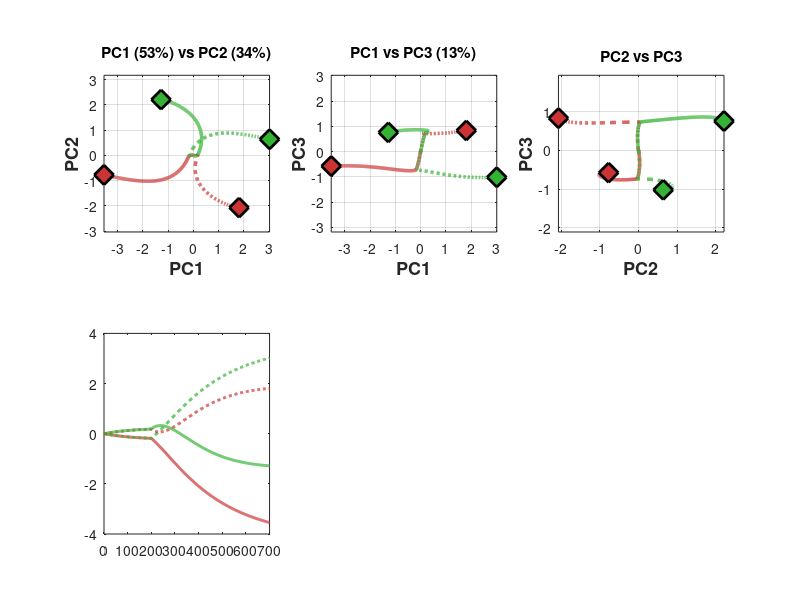

Reproduce this figure in MATLAB. (Note: this script raises an error after producing the figure.)
% XOR Model - Two Linear Dynamical Systems (No Cheating!)
% Context switches between two different J matrices
% Each J has its own color→choice mapping

%% Parameters
N = 100;
tau = 50;
dt = 1;
T_total = 700;
T_color_onset = 200;

%% Build base dynamics

[Q, ~] = qr(randn(N, N));

Lambda_base = zeros(N, N);
Lambda_base(1,1) = 0.4;  % Context - weaker (more decay)
Lambda_base(2,2) = 0.4;  % Color - even weaker (transient)
Lambda_base(3,3) = 0.7;  % Choice (stable, strong)
for i = 4:N
    Lambda_base(i,i) = 0.1 + 0.1*rand();
end

J_base = Q * Lambda_base * Q';

%% Add nonnormality for transient amplification

% Add off-diagonal terms to create nonnormal structure
% This allows transient growth even with stable eigenvalues
nonnormal_strength = 0.15;

% Create nonnormal coupling in the 3D subspace
J_nonnormal = zeros(N, N);

% Context can transiently drive color (context→color)
J_nonnormal(2,1) = nonnormal_strength;

% Color can transiently drive context back (color→context)  
J_nonnormal(1,2) = -nonnormal_strength * 0.5;

% Choice can feed back to color (choice→color)
J_nonnormal(2,3) = nonnormal_strength * 0.3;

% ACTIVE SUPPRESSION: Choice suppresses context and color
J_nonnormal(1,3) = -nonnormal_strength * 0.8;  % Choice → -Context (strong suppression)
J_nonnormal(2,3) = J_nonnormal(2,3) - nonnormal_strength * 0.6;  % Choice → -Color (moderate suppression)

% Transform to neural space
J_nonnormal_full = Q * J_nonnormal * Q';
J_base = J_base + J_nonnormal_full;

fprintf('Added nonnormal dynamics with choice suppression of context/color\n');

%% Build two different systems with different color→choice coupling

coupling_strength = .5;  % Strong coupling amplifies choice

% System 1 (T1): Red→Left, Green→Right
% Color drives choice NEGATIVELY
J1_coupling = zeros(N, N);
% When color is positive (Red), choice goes negative (Left)
% When color is negative (Green), choice goes positive (Right)
color_dir = Q(:,2);
choice_dir = Q(:,3);
J1_coupling_matrix = -coupling_strength * (choice_dir * color_dir');
J1 = J_base + J1_coupling_matrix;

% System 2 (T2): Red→Right, Green→Left  
% Color drives choice POSITIVELY
J2_coupling_matrix = +coupling_strength * (choice_dir * color_dir');
J2 = J_base + J2_coupling_matrix;

fprintf('Built two linear systems:\n');
fprintf('  J1 (T1): Color → -Choice (Red→Left, Green→Right)\n');
fprintf('  J2 (T2): Color → +Choice (Red→Right, Green→Left)\n');

%% Build inputs

B_context = Q(:,1);
B_color = Q(:,2);

I0_context = .5;  % Weak context input
I0_color = 1;    % Weak color input
% Choice becomes strong through recurrent amplification via coupling!

%% Simulate - Context selects which J!

time = 0:dt:T_total;
n_time = length(time);

configs = [1, 1, -1, -1];
colors = [1, -1, 1, -1];
all_x = zeros(N, n_time, 4);

fprintf('\nSimulating with context-dependent dynamics...\n');

for cond = 1:4
    context_sign = configs(cond);
    color_sign = colors(cond);
    
    % KEY: Select which dynamical system based on context
    if context_sign == 1
        J = J1;  % T1 system
        fprintf('Cond %d: Using J1 (T1 dynamics)\n', cond);
    else
        J = J2;  % T2 system
        fprintf('Cond %d: Using J2 (T2 dynamics)\n', cond);
    end
    
    x = zeros(N, n_time);
    x(:,1) = 0.01*randn(N,1);
    
    for t = 1:(n_time-1)
        current_time = time(t);
        
        % Inputs (same for both systems)
        input = context_sign * B_context * I0_context;
        
        if current_time >= T_color_onset
            input = input + color_sign * B_color * I0_color;
        end
        
        % Update with context-selected dynamics
        dx = (1/tau) * (-x(:,t) + J*x(:,t) + input);
        x(:,t+1) = x(:,t) + dt*dx;
    end
    
    all_x(:,:,cond) = x;
end

%% Mean-subtract
mean_traj = mean(all_x, 3);
all_x_centered = all_x - repmat(mean_traj, [1, 1, 4]);

fprintf('\nSubtracted condition-independent signal\n');

%% PCA
data_pca = [];
for cond = 1:4
    data_pca = [data_pca; all_x_centered(:,:,cond)'];
end
[coeff, ~, ~, ~, explained] = pca(data_pca);

fprintf('\nPCA Variance:\n');
for i = 1:5
    fprintf('  PC%d: %.1f%%\n', i, explained(i));
end

pc1 = zeros(n_time, 4);
pc2 = zeros(n_time, 4);
pc3 = zeros(n_time, 4);
for cond = 1:4
    proj = all_x_centered(:,:,cond)' * coeff(:,1:3);
    pc1(:,cond) = proj(:,1);
    pc2(:,cond) = proj(:,2);
    pc3(:,cond) = proj(:,3);
end

%% Visualize
labels = {'T1-Red-L', 'T1-Grn-R', 'T2-Red-R', 'T2-Grn-L'};
cols = [0.8,0.2,0.2; 0.2,0.7,0.2; 0.8,0.2,0.2; 0.2,0.7,0.2];
styles = {'-', '--', '--', '-'};

figure('Position', [100,100,1600,900]);

subplot(2,3,1);
for c = 1:4
    plot(pc1(:,c), pc2(:,c), styles{c}, 'Color', cols(c,:), 'LineWidth', 2.5);
    hold on;
    plot(pc1(end,c), pc2(end,c), 'd', 'MarkerSize', 14, ...
        'MarkerFaceColor', cols(c,:), 'MarkerEdgeColor', 'k', 'LineWidth', 2);
end
xlabel('PC1', 'FontSize', 13, 'FontWeight', 'bold');
ylabel('PC2', 'FontSize', 13, 'FontWeight', 'bold');
title(sprintf('PC1 (%.0f%%) vs PC2 (%.0f%%)', explained(1), explained(2)));
grid on; axis equal;

subplot(2,3,2);
for c = 1:4
    plot(pc1(:,c), pc3(:,c), styles{c}, 'Color', cols(c,:), 'LineWidth', 2.5);
    hold on;
    plot(pc1(end,c), pc3(end,c), 'd', 'MarkerSize', 14, ...
        'MarkerFaceColor', cols(c,:), 'MarkerEdgeColor', 'k', 'LineWidth', 2);
end
xlabel('PC1', 'FontSize', 13, 'FontWeight', 'bold');
ylabel('PC3', 'FontSize', 13, 'FontWeight', 'bold');
title(sprintf('PC1 vs PC3 (%.0f%%)', explained(3)));
grid on; axis equal;

subplot(2,3,3);
for c = 1:4
    plot(pc2(:,c), pc3(:,c), styles{c}, 'Color', cols(c,:), 'LineWidth', 2.5);
    hold on;
    plot(pc2(end,c), pc3(end,c), 'd', 'MarkerSize', 14, ...
        'MarkerFaceColor', cols(c,:), 'MarkerEdgeColor', 'k', 'LineWidth', 2);
end
xlabel('PC2', 'FontSize', 13, 'FontWeight', 'bold');
ylabel('PC3', 'FontSize', 13, 'FontWeight', 'bold');
title('PC2 vs PC3');
grid on; axis equal;

subplot(2,3,4);
for c = 1:4
    plot(time, pc1(:,c), styles{c}, 'Color', cols(c,:), 'LineWidth', 2);
    hold on;
end
xline(T_color_onset, 'k--', 'LineWidth', 2);
xlabel('Time (ms)'); ylabel('PC1');
title('PC1 Time Course');
grid on;

subplot(2,3,5);
for c = 1:4
    plot(time, pc2(:,c), styles{c}, 'Color', cols(c,:), 'LineWidth', 2);
    hold on;
end
xline(T_color_onset, 'k--', 'LineWidth', 2);
xlabel('Time (ms)'); ylabel('PC2');
title('PC2 Time Course');
grid on;

subplot(2,3,6);
for c = 1:4
    plot(time, pc3(:,c), styles{c}, 'Color', cols(c,:), 'LineWidth', 2);
    hold on;
end
xline(T_color_onset, 'k--', 'LineWidth', 2);
xlabel('Time (ms)'); ylabel('PC3');
title('PC3 Time Course');
grid on;

sgtitle('XOR: Two Linear Dynamical Systems', 'FontSize', 16, 'FontWeight', 'bold');

%% Add 3D trajectory plot
figure('Position', [100, 100, 800, 700]);

for c = 1:4
    plot3(pc1(:,c), pc2(:,c), pc3(:,c), styles{c}, ...
        'Color', cols(c,:), 'LineWidth', 2.5);
    hold on;
    
    % Start marker
    plot3(pc1(1,c), pc2(1,c), pc3(1,c), 'o', 'MarkerSize', 10, ...
        'MarkerFaceColor', cols(c,:), 'MarkerEdgeColor', 'k', 'LineWidth', 2);
    
    % Color onset marker
    t_onset = round(T_color_onset/dt);
    plot3(pc1(t_onset,c), pc2(t_onset,c), pc3(t_onset,c), 'o', 'MarkerSize', 8, ...
        'MarkerFaceColor', [0.6,0.2,0.6], 'MarkerEdgeColor', 'k', 'LineWidth', 1.5);
    
    % End marker
    plot3(pc1(end,c), pc2(end,c), pc3(end,c), 'd', 'MarkerSize', 14, ...
        'MarkerFaceColor', cols(c,:), 'MarkerEdgeColor', 'k', 'LineWidth', 2);
end

xlabel('PC1', 'FontSize', 13, 'FontWeight', 'bold');
ylabel('PC2', 'FontSize', 13, 'FontWeight', 'bold');
zlabel('PC3', 'FontSize', 13, 'FontWeight', 'bold');
title('3D Neural Trajectories', 'FontSize', 14, 'FontWeight', 'bold');
grid on;
view(45, 30);  % Nice viewing angle
legend(labels, 'Location', 'best');

% Add second view
figure('Position', [920, 100, 800, 700]);
for c = 1:4
    plot3(pc1(:,c), pc2(:,c), pc3(:,c), styles{c}, ...
        'Color', cols(c,:), 'LineWidth', 2.5);
    hold on;
    plot3(pc1(end,c), pc2(end,c), pc3(end,c), 'd', 'MarkerSize', 14, ...
        'MarkerFaceColor', cols(c,:), 'MarkerEdgeColor', 'k', 'LineWidth', 2);
end
xlabel('PC1', 'FontSize', 13, 'FontWeight', 'bold');
ylabel('PC2', 'FontSize', 13, 'FontWeight', 'bold');
zlabel('PC3', 'FontSize', 13, 'FontWeight', 'bold');
title('3D Neural Trajectories (Top View)', 'FontSize', 14, 'FontWeight', 'bold');
grid on;
view(0, 90);  % Top-down view
legend(labels, 'Location', 'best');

%% Analysis
fprintf('\nFinal PC values [T1-Red-L, T1-Grn-R, T2-Red-R, T2-Grn-L]:\n');
fprintf('  PC1: [%6.1f, %6.1f, %6.1f, %6.1f]\n', pc1(end,1), pc1(end,2), pc1(end,3), pc1(end,4));
fprintf('  PC2: [%6.1f, %6.1f, %6.1f, %6.1f]\n', pc2(end,1), pc2(end,2), pc2(end,3), pc2(end,4));
fprintf('  PC3: [%6.1f, %6.1f, %6.1f, %6.1f]\n', pc3(end,1), pc3(end,2), pc3(end,3), pc3(end,4));

fprintf('\nExpected:\n');
fprintf('  Context: [+, +, -, -]\n');
fprintf('  Color:   [+, -, +, -]\n');
fprintf('  Choice:  [-, +, +, -]\n');

ctx_pattern = [1, 1, -1, -1];
col_pattern = [1, -1, 1, -1];
cho_pattern = [-1, 1, 1, -1];

pc1_vals = [pc1(end,1), pc1(end,2), pc1(end,3), pc1(end,4)];
pc2_vals = [pc2(end,1), pc2(end,2), pc2(end,3), pc2(end,4)];
pc3_vals = [pc3(end,1), pc3(end,2), pc3(end,3), pc3(end,4)];

fprintf('\nCorrelations:\n');
fprintf('PC1: ctx=%.3f, col=%.3f, cho=%.3f\n', ...
    corr(pc1_vals', ctx_pattern'), corr(pc1_vals', col_pattern'), corr(pc1_vals', cho_pattern'));
fprintf('PC2: ctx=%.3f, col=%.3f, cho=%.3f\n', ...
    corr(pc2_vals', ctx_pattern'), corr(pc2_vals', col_pattern'), corr(pc2_vals', cho_pattern'));
fprintf('PC3: ctx=%.3f, col=%.3f, cho=%.3f\n', ...
    corr(pc3_vals', ctx_pattern'), corr(pc3_vals', col_pattern'), corr(pc3_vals', cho_pattern'));

fprintf('\n=== TRUE XOR IMPLEMENTATION ===\n');
fprintf('Two LINEAR dynamical systems J1 and J2\n');
fprintf('  J1: Has coupling Color → -Choice (for T1)\n');
fprintf('  J2: Has coupling Color → +Choice (for T2)\n');
fprintf('Context input selects which J is active\n');
fprintf('Nonlinearity = switching between linear systems\n');
fprintf('No sign() function or mathematical cheating!\n');
